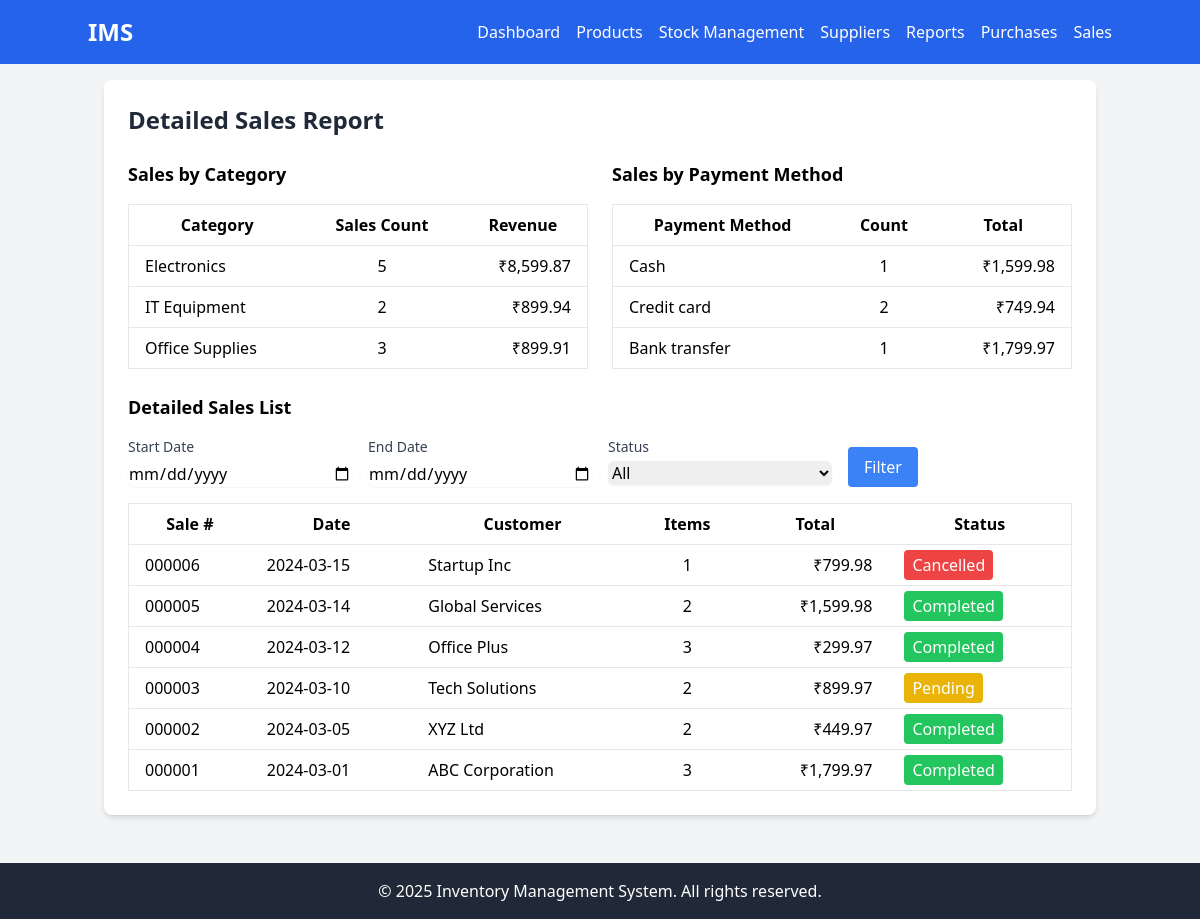
/reports/detailed.php, run on the app's committed database.
### tables this page shows
CREATE TABLE sales (
    id INT AUTO_INCREMENT PRIMARY KEY,
    sale_date DATE NOT NULL,
    customer_name VARCHAR(255) NOT NULL,
    customer_email VARCHAR(255),
    customer_phone VARCHAR(50),
    total_amount DECIMAL(10,2) NOT NULL,
    payment_method ENUM('cash', 'credit_card', 'bank_transfer') NOT NULL,
    status ENUM('completed', 'pending', 'cancelled') NOT NULL DEFAULT 'pending',
    notes TEXT,
    created_at TIMESTAMP DEFAULT CURRENT_TIMESTAMP
);

### reports/detailed.php (the view, shortened to what this page needs)
<?php
require_once '../includes/config.php';
require_once '../includes/header.php';
$sales_by_category = $conn->query("SELECT c.name, COUNT(s.id) as sale_count, SUM(s.total_amount) as total_revenue FROM sales s JOIN sale_items si ON s.id = si.sale_id JOIN products p ON si.product_id = p.id JOIN categories c ON p.category_id = c.id WHERE s.status = 'completed' GROUP BY c.id ORDER BY total_revenue DESC");
$sales_by_payment = $conn->query("SELECT payment_method, COUNT(*) as count, SUM(total_amount) as total FROM sales WHERE status = 'completed' GROUP BY payment_method");
$where_clause = "WHERE 1=1";
$detailed_sales = $conn->query("SELECT s.*, COUNT(si.id) as item_count FROM sales s LEFT JOIN sale_items si ON s.id = si.sale_id $where_clause GROUP BY s.id ORDER BY s.sale_date DESC");
?>
<div class="bg-white rounded-lg shadow-md p-6">
    <h1 class="text-2xl font-bold text-gray-800 mb-6">Detailed Sales Report</h1>
    <div class="grid grid-cols-1 md:grid-cols-2 gap-6 mb-6">
        <div>
            <h2 class="text-lg font-semibold mb-4">Sales by Category</h2>
            <div class="overflow-x-auto">
                <table class="min-w-full bg-white border border-gray-200">
                    <thead>
                        <tr>
                            <th class="px-4 py-2 border-b">Category</th>
                            <th class="px-4 py-2 border-b">Sales Count</th>
                            <th class="px-4 py-2 border-b">Revenue</th>
                        </tr>
                    </thead>
                    <tbody>
                        <?php while ($category = $sales_by_category->fetch_assoc()): ?>
                        <tr>
                            <td class="px-4 py-2 border-b"><?php echo htmlspecialchars($category['name']); ?></td>
                            <td class="px-4 py-2 border-b text-center"><?php echo $category['sale_count']; ?></td>
                            <td class="px-4 py-2 border-b text-right">₹<?php echo number_format($category['total_revenue'], 2); ?></td>
                        </tr>
                        <?php endwhile; ?>
                    </tbody>
                </table>
            </div>
        </div>
        <div>
            <h2 class="text-lg font-semibold mb-4">Sales by Payment Method</h2>
            <div class="overflow-x-auto">
                <table class="min-w-full bg-white border border-gray-200">
                    <thead>
                        <tr>
                            <th class="px-4 py-2 border-b">Payment Method</th>
                            <th class="px-4 py-2 border-b">Count</th>
                            <th class="px-4 py-2 border-b">Total</th>
                        </tr>
                    </thead>
                    <tbody>
                        <?php while ($payment = $sales_by_payment->fetch_assoc()): ?>
                        <tr>
                            <td class="px-4 py-2 border-b"><?php echo ucfirst(str_replace('_', ' ', $payment['payment_method'])); ?></td>
                            <td class="px-4 py-2 border-b text-center"><?php echo $payment['count']; ?></td>
                            <td class="px-4 py-2 border-b text-right">₹<?php echo number_format($payment['total'], 2); ?></td>
                        </tr>
                        <?php endwhile; ?>
                    </tbody>
                </table>
            </div>
        </div>
    </div>
    <div>
        <h2 class="text-lg font-semibold mb-4">Detailed Sales List</h2>
        <form method="GET" class="mb-4 grid grid-cols-1 md:grid-cols-4 gap-4">
            <div>
                <label for="start_date" class="block text-sm font-medium text-gray-700">Start Date</label>
                <input type="date" name="start_date" id="start_date" value="<?php echo $_GET['start_date'] ?? ''; ?>" class="mt-1 block w-full rounded-md border-gray-300 shadow-sm focus:border-blue-500 focus:ring-blue-500">
            </div>
            <div>
                <label for="end_date" class="block text-sm font-medium text-gray-700">End Date</label>
                <input type="date" name="end_date" id="end_date" value="<?php echo $_GET['end_date'] ?? ''; ?>" class="mt-1 block w-full rounded-md border-gray-300 shadow-sm focus:border-blue-500 focus:ring-blue-500">
            </div>
            <div>
                <label for="status" class="block text-sm font-medium text-gray-700">Status</label>
                <select name="status" id="status" class="mt-1 block w-full rounded-md border-gray-300 shadow-sm focus:border-blue-500 focus:ring-blue-500">
                    <option value="">All</option>
                </select>
            </div>
            <div class="flex items-end">
                <button type="submit" class="bg-blue-500 text-white px-4 py-2 rounded hover:bg-blue-600">Filter</button>
            </div>
        </form>
        <div class="overflow-x-auto">
            <table class="min-w-full bg-white border border-gray-200">
                <thead>
                    <tr>
                        <th class="px-4 py-2 border-b">Sale #</th>
                        <th class="px-4 py-2 border-b">Date</th>
                        <th class="px-4 py-2 border-b">Customer</th>
                        <th class="px-4 py-2 border-b">Items</th>
                        <th class="px-4 py-2 border-b">Total</th>
                        <th class="px-4 py-2 border-b">Status</th>
                    </tr>
                </thead>
                <tbody>
                    <?php while ($sale = $detailed_sales->fetch_assoc()): ?>
                    <tr>
                        <td class="px-4 py-2 border-b"><?php echo str_pad($sale['id'], 6, '0', STR_PAD_LEFT); ?></td>
                        <td class="px-4 py-2 border-b"><?php echo htmlspecialchars($sale['sale_date']); ?></td>
                        <td class="px-4 py-2 border-b"><?php echo htmlspecialchars($sale['customer_name']); ?></td>
                        <td class="px-4 py-2 border-b text-center"><?php echo $sale['item_count']; ?></td>
                        <td class="px-4 py-2 border-b text-right">₹<?php echo number_format($sale['total_amount'], 2); ?></td>
                        <td class="px-4 py-2 border-b">
                            <span class="px-2 py-1 rounded text-white <?php
                                if ($sale['status'] === 'completed') echo 'bg-green-500';
                                elseif ($sale['status'] === 'cancelled') echo 'bg-red-500';
                                else echo 'bg-yellow-500';
                            ?>"><?php echo ucfirst($sale['status']); ?></span>
                        </td>
                    </tr>
                    <?php endwhile; ?>
                </tbody>
            </table>
        </div>
    </div>
</div>
<?php require_once '../includes/footer.php'; ?>

### data on the page
sales: id "000006", sale_date "2024-03-15", customer_name "Startup Inc", item_count "1", total_amount "799.98", status "Cancelled"
sales: id "000005", sale_date "2024-03-14", customer_name "Global Services", item_count "2", total_amount "1,599.98", status "Completed"
sales: id "000004", sale_date "2024-03-12", customer_name "Office Plus", item_count "3", total_amount "299.97", status "Completed"
sales: id "000003", sale_date "2024-03-10", customer_name "Tech Solutions", item_count "2", total_amount "899.97", status "Pending"
sales: id "000002", sale_date "2024-03-05", customer_name "XYZ Ltd", item_count "2", total_amount "449.97", status "Completed"
sales: id "000001", sale_date "2024-03-01", customer_name "ABC Corporation", item_count "3", total_amount "1,799.97", status "Completed"

### other printed values
$category['name'] "Electronics"
$category['sale_count'] "5"
$category['total_revenue'] "8,599.87"
$category['name'] "IT Equipment"
$category['sale_count'] "2"
$category['total_revenue'] "899.94"
$category['name'] "Office Supplies"
$category['sale_count'] "3"
$category['total_revenue'] "899.91"
str_replace('_', ' ', $payment['payment_method']) "Cash"
$payment['count'] "1"
$payment['total'] "1,599.98"
str_replace('_', ' ', $payment['payment_method']) "Credit card"
$payment['count'] "2"
$payment['total'] "749.94"
